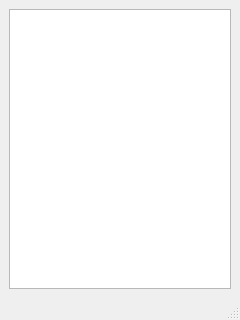
<?xml version="1.0" encoding="UTF-8"?>
<ui version="4.0">
 <class>TrendsVar</class>
 <widget class="QMainWindow" name="TrendsVar">
  <property name="geometry">
   <rect>
    <x>0</x>
    <y>0</y>
    <width>240</width>
    <height>320</height>
   </rect>
  </property>
  <property name="windowTitle">
   <string>MainWindow</string>
  </property>
  <widget class="QWidget" name="centralwidget">
   <layout class="QVBoxLayout" name="verticalLayout">
    <item>
     <widget class="QTableViewMouse" name="Wnd"/>
    </item>
   </layout>
  </widget>
  <widget class="QMenuBar" name="menubar">
   <property name="geometry">
    <rect>
     <x>0</x>
     <y>0</y>
     <width>240</width>
     <height>22</height>
    </rect>
   </property>
  </widget>
  <widget class="QStatusBar" name="statusbar"/>
 </widget>
 <customwidgets>
  <customwidget>
   <class>QTableViewMouse</class>
   <extends>QTableView</extends>
   <header location="global">qtableviewmouse.h</header>
  </customwidget>
 </customwidgets>
 <resources/>
 <connections/>
</ui>
